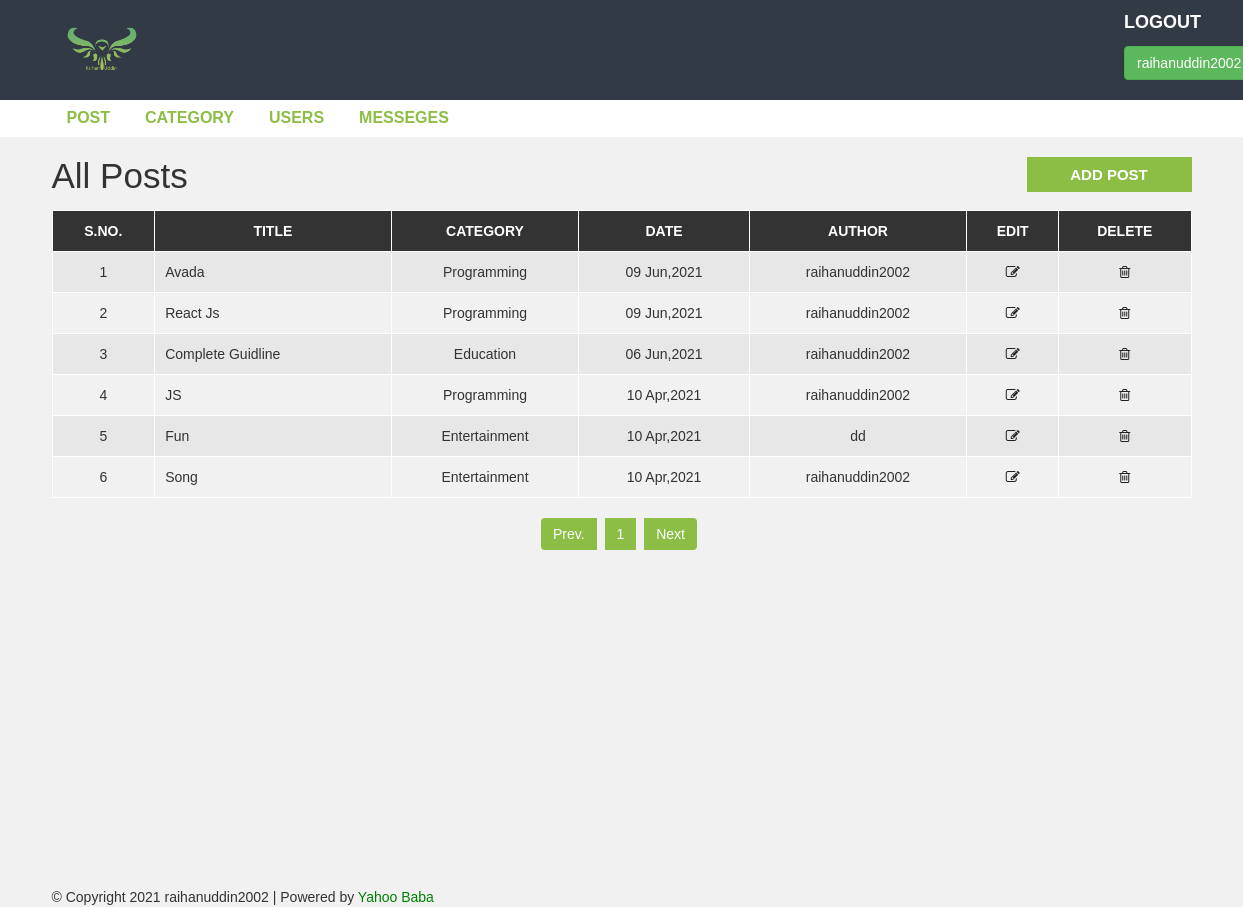
Screenshot of /admin/post.php (signed in) with the database file from the repository.
### tables this page shows
CREATE TABLE `post` (
  `post_id` int(11) NOT NULL,
  `title` varchar(100) NOT NULL,
  `description` text NOT NULL,
  `category` varchar(100) NOT NULL,
  `post_date` varchar(50) NOT NULL,
  `author` int(11) NOT NULL,
  `post_img` varchar(100) NOT NULL
);

CREATE TABLE `category` (
  `category_id` int(11) NOT NULL,
  `category_name` varchar(100) NOT NULL,
  `post` int(11) NOT NULL DEFAULT '0'
);

CREATE TABLE `user` (
  `user_id` int(10) UNSIGNED NOT NULL,
  `first_name` varchar(30) NOT NULL,
  `last_name` varchar(30) NOT NULL,
  `username` varchar(30) DEFAULT NULL,
  `password` varchar(40) DEFAULT NULL,
  `role` int(11) NOT NULL
);

### admin/post.php (the view, shortened to what this page needs)
<?php include "header.php";
?>
  <div id="admin-content">
      <div class="container">
          <div class="row">
              <div class="col-md-10">
                  <h1 class="admin-heading">All Posts</h1>
              </div>
              <div class="col-md-2">
                  <a class="add-new" href="add-post.php">add post</a>
              </div>
              <div class="col-md-12">
              <?php
                include 'config.php';
                $limit = 10;
                if(isset($_REQUEST['page'])){
                    $page = $_REQUEST['page'];
                }else{
                    $page = 1;
                }
                $offset = ($page - 1 ) * $limit;
                if($_SESSION['user_role'] == 1){
                  $sql = "SELECT * FROM post
                  LEFT JOIN category ON post.category = category.category_id
                  LEFT JOIN user ON post.author = user.user_id
                  ORDER BY post.post_id DESC LIMIT {$offset} , {$limit}";
                }else if($_SESSION['user_role'] == 0){
                  $sql = "SELECT * FROM post
                  LEFT JOIN category ON post.category = category.category_id
                  LEFT JOIN user ON post.author = user.user_id
                  WHERE post.author ={$_SESSION['user_id']}
                  ORDER BY post.post_id DESC LIMIT {$offset} , {$limit}";
                }
                $result= mysqli_query($connection,$sql) or die('Query Failed');
                if(mysqli_num_rows($result) > 0){
              ?>
                  <table class="content-table">
                      <thead>
                          <th>S.No.</th>
                          <th>Title</th>
                          <th>Category</th>
                          <th>Date</th>
                          <th>Author</th>
                          <th>Edit</th>
                          <th>Delete</th>
                      </thead>
                      <tbody>
                      <?php
                        $serial = $offset + 1;
                        while($info = mysqli_fetch_assoc($result)){
                      ?>
                          <tr>
                              <td class='id'><?php echo $serial; ?></td>
                              <td><?php echo $info['title']; ?></td>
                              <td><?php echo $info['category_name']; ?></td>
                              <td><?php echo $info['post_date']; ?></td>
                              <td><?php echo $info['username']; ?></td>
                              <td class='edit'><a href='update-post.php?id=<?php echo $info['post_id']; ?>'><i class='fa fa-edit'></i></a></td>
                              <td class='delete'><a href='delete-post.php?id=<?php echo $info['post_id']; ?>&cat_id=<?php echo $info['category_id']; ?>'><i class='fa fa-trash-o'></i></a></td>
                          </tr>
                          <?php
                            $serial++;
                            }
                        ?>
                      </tbody>
                  </table>
                  <?php
                    }
                  ?>
                   <?php
                    $sql1 = 'SELECT * FROM post';
                    $result1 = mysqli_query($connection,$sql1) or die('Query failed');
                    if(mysqli_num_rows($result1) > 0){
                        $total_records = mysqli_num_rows($result1);
                        $total_page = ceil($total_records / $limit);
                  ?>
                  <ul class='pagination admin-pagination'>
                    <li> <a href="post.php?page=<?php if($page > 1) {echo $page -1;}else{ echo $page; } ?>"> Prev. </a> </li>
                    <?php
                        for($i = 1; $i <= $total_page; $i++){
                    ?>
                      <li><a href="post.php?page=<?php echo $i; ?>"><?php echo $i; ?></a></li>
                      <?php  }  ?>
                    <li> <a href="post.php?page=<?php if($total_page > $page) {echo $page + 1;}else{ echo $total_page; } ?>"> Next </a> </li>
                  </ul>
                  <?php
                    }
                  ?>
              </div>
          </div>
      </div>
  </div>
<?php include "footer.php"; ?>

### css1/style.css (style rules this page uses)
body { background: #f1f1f1; font-family: sans-serif,arial,Helvetica; }
a, a:hover, a:focus { text-decoration: none; outline: none; }
ul { margin:0; padding:0; list-style:none; }
#admin-content { padding: 20px 0; min-height: 750px; }
#admin-content .admin-heading { font-size: 35px; margin: 0 0 15px; }
#admin-content .add-new { color: #fff; background-color: #8CBE45; -webkit-background-color: #8CBE45 !important; -moz-background-color: #8CBE45 !important; font-size: 15px; font-weight: 600; text-align: center; text-transform: uppercase; padding: 7px 10px; display: block; transition: all 0.3s; }
#admin-content .content-table { border: 1px solid #000; width: 100%; margin: 0 0 20px; }
#admin-content .content-table thead { color: #fff; background-color: #333; }
#admin-content .content-table th { padding: 10px; border: 1px solid #fff; font-weight: 600; text-align: center; text-transform: uppercase; }
#admin-content .content-table tbody { color: #333; }
#admin-content .content-table tbody tr { background-color: #e7e7e7; }
#admin-content .content-table tbody tr:nth-child(even) { background-color: transparent; }
#admin-content .content-table tbody td { padding: 10px; border: 1px solid #fff; text-align: center; }
#admin-content .content-table tbody td:nth-child(2) { text-align: left; }
#admin-content .admin-pagination { margin: 0; }
#admin-content .admin-pagination li a { display: block; }
.id, .edit, .delete { text-align:center; }
.pagination { display: block; text-align: center; margin: 0; }
.pagination li { display:inline-block; margin: 0 5px 0 0; }
.pagination li a { border: none; background: #8CBE45; -webkit-background: #8CBE45 !important; -moz-background: #8CBE45 !important; color: #fff; }
i.fa { color:#222; }

### rows the page displays
post: title "Avada", category.category_name "Programming", post_date "09 Jun,2021", user.username "raihanuddin2002"
post: title "React Js", category.category_name "Programming", post_date "09 Jun,2021", user.username "raihanuddin2002"
post: title "Complete Guidline", category.category_name "Education", post_date "06 Jun,2021", user.username "raihanuddin2002"
post: title "JS", category.category_name "Programming", post_date "10 Apr,2021", user.username "raihanuddin2002"
post: title "Fun", category.category_name "Entertainment", post_date "10 Apr,2021", user.username "dd"
post: title "Song", category.category_name "Entertainment", post_date "10 Apr,2021", user.username "raihanuddin2002"

### other values shown
$_SESSION['username'] "raihanuddin2002"
